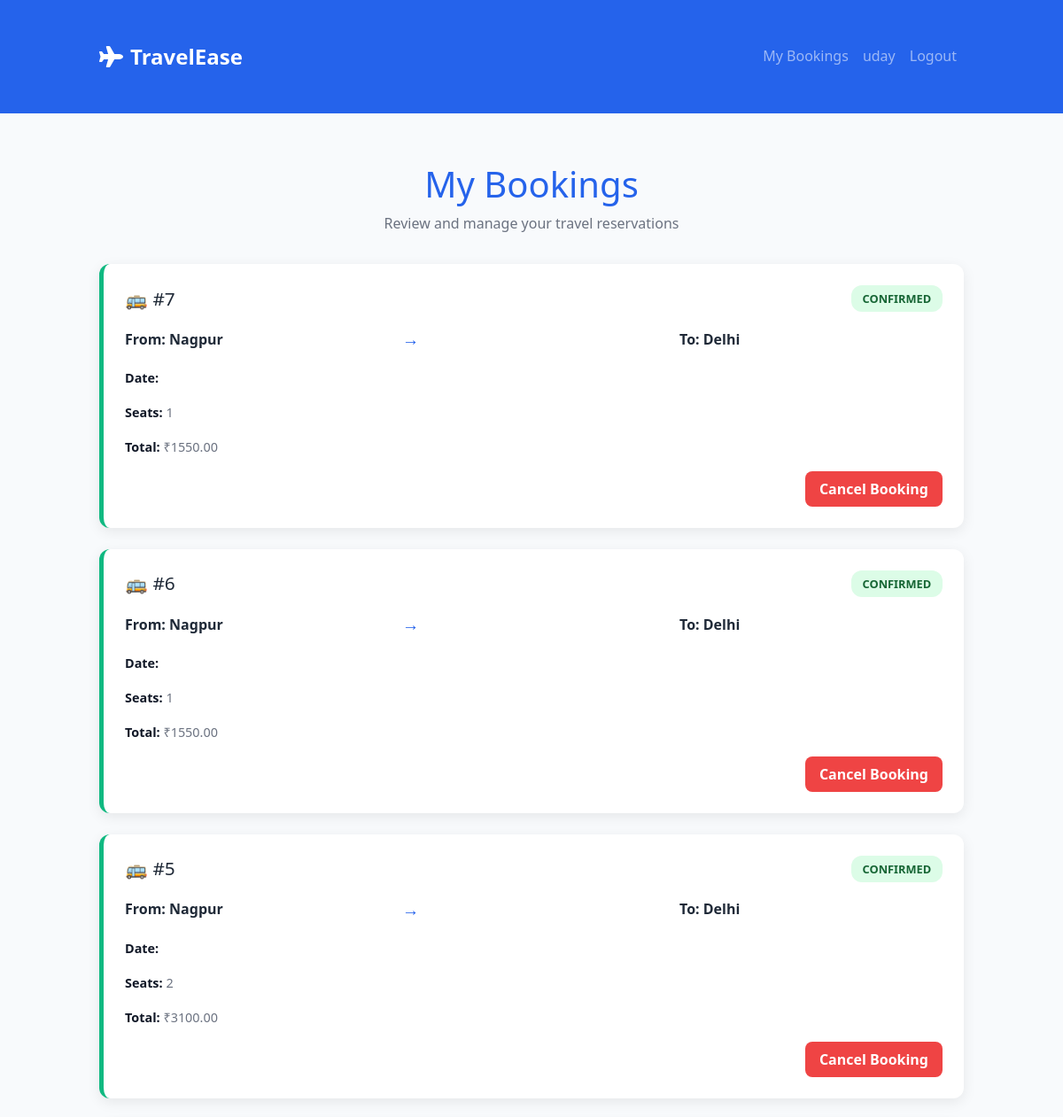
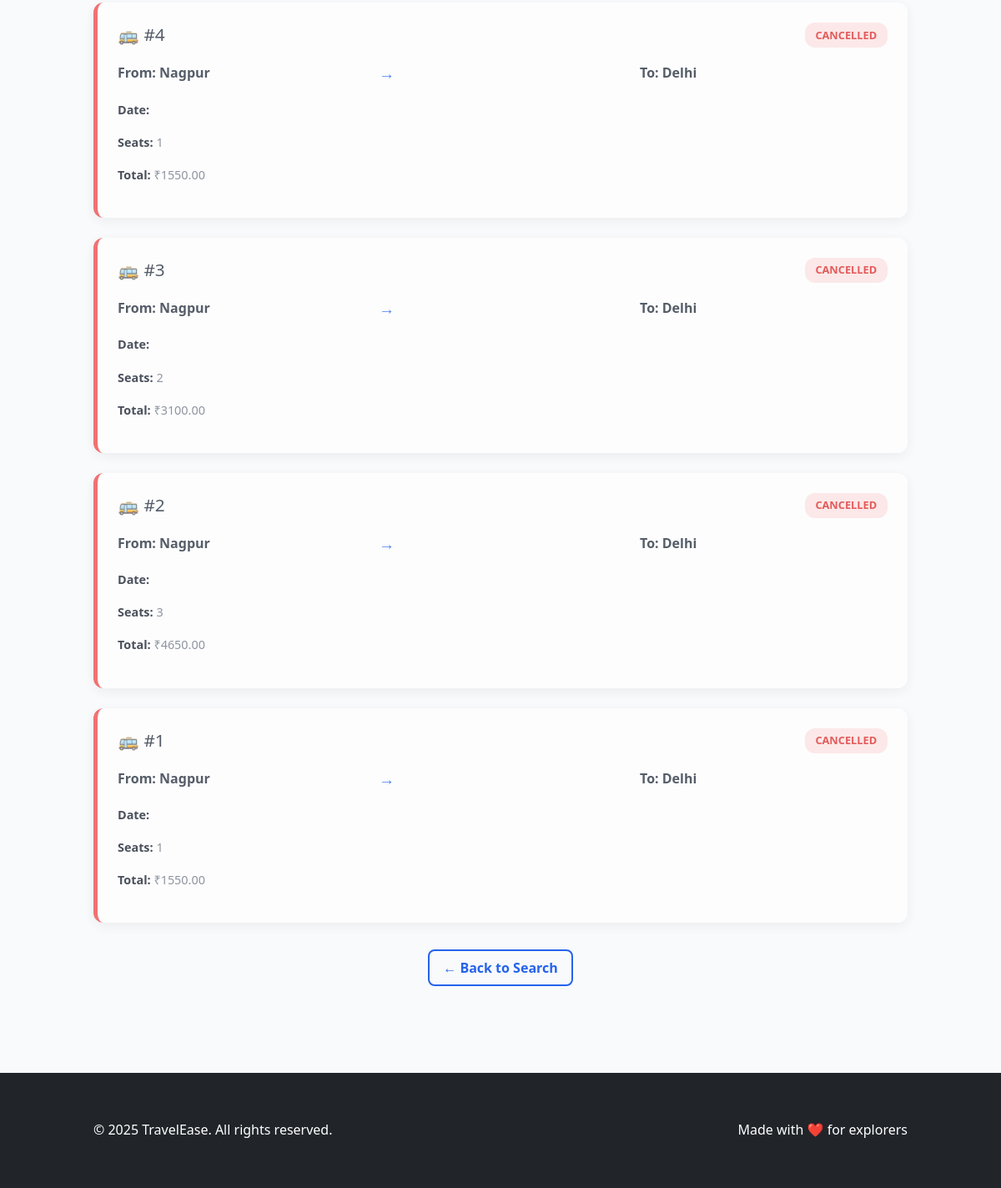
The app's page /bookings/my-bookings/ (signed in) with its own data (2 pictures, top to bottom).
### bookings/models.py (models this page shows, shortened)
class Booking(models.Model):
    STATUS_CHOICES = [
        ('confirmed', 'Confirmed'),
        ('cancelled', 'Cancelled'),
    ]
    user = models.ForeignKey(settings.AUTH_USER_MODEL, on_delete=models.CASCADE)
    travel = models.ForeignKey(TravelOption, on_delete=models.CASCADE)
    seats = models.PositiveIntegerField()
    total_price = models.DecimalField(max_digits=10, decimal_places=2)
    booking_date = models.DateTimeField(auto_now_add=True)
    status = models.CharField(max_length=10, choices=STATUS_CHOICES, default='confirmed')

class TravelOption(models.Model):
    TYPE_CHOICES = [
        ('flight', 'Flight'),
        ('train', 'Train'),
        ('bus', 'Bus'),
    ]
    travel_id = models.CharField(max_length=20, unique=True)
    type = models.CharField(max_length=6, choices=TYPE_CHOICES)
    source = models.CharField(max_length=100)
    destination = models.CharField(max_length=100)
    departure_datetime = models.DateTimeField()
    price = models.DecimalField(max_digits=8, decimal_places=2)
    available_seats = models.PositiveIntegerField()
    class Meta:
        ordering = ['departure_datetime']

### bookings/views.py (the view)
# urls.py: path('my-bookings/', views.MyBookingsView.as_view(), name='my_bookings'),
class MyBookingsView(LoginRequiredMixin, generic.ListView):
    model = Booking
    template_name = 'bookings/my_bookings.html'
    context_object_name = 'bookings'
    login_url = 'login'
    def get_queryset(self):
        return Booking.objects.filter(user=self.request.user).order_by('-booking_date')

### bookings/templates/bookings/my_bookings.html (shortened to what this page needs)
{% extends 'registration/base.html' %}
{% block content %}
<div class="container">
  <div class="header">
    <h1>My Bookings</h1>
    <p>Review and manage your travel reservations</p>
  </div>
  {% for booking in object_list %}
    <div class="booking-card {{ booking.status }}">
      <div class="booking-header">
        <h3>
          {% if booking.travel.travel_type == 'Flight' %}
            ✈️
          {% elif booking.travel.travel_type == 'Train' %}
            🚆
          {% else %}
            🚌
          {% endif %}
          {{ booking.travel.travel_type }} #{{ booking.pk }}
        </h3>
        <span class="status-badge {{ booking.status }}">
          {{ booking.status|title }}
        </span>
      </div>
      <div class="route">
        <span>From: {{ booking.travel.source }}</span>
        <span class="arrow">→</span>
        <span>To: {{ booking.travel.destination }}</span>
      </div>
      <div class="details">
        <p><strong>Date:</strong> {{ booking.travel.date_time|date:"M d, Y" }}</p>
        <p><strong>Seats:</strong> {{ booking.seats }}</p>
        <p><strong>Total:</strong> ₹{{ booking.total_price }}</p>
      </div>
      <div class="actions">
        {% if booking.status == 'confirmed' %}
          <form method="POST" action="{% url 'bookings:cancel_booking' booking.pk %}">
            <button type="submit" class="btn cancel">Cancel Booking</button>
          </form>
        {% endif %}
      </div>
    </div>
  {% empty %}
    <p>You have no bookings yet. <a href="{% url 'bookings:travel_list' %}" class="btn back">Browse Trips</a></p>
  {% endfor %}
  <div style="text-align:center; margin-top:2rem;">
    <a href="{% url 'bookings:travel_list' %}" class="btn back">← Back to Search</a>
  </div>
</div>
{% endblock %}

### bookings/templates/registration/base.html (shortened to what this page needs)
<!DOCTYPE html>
<html lang="en">
<head>
    <link href="https://cdn.jsdelivr.net/npm/bootstrap@5.3.0/dist/css/bootstrap.min.css" rel="stylesheet">
    <link href="https://cdnjs.cloudflare.com/ajax/libs/font-awesome/6.0.0/css/all.min.css" rel="stylesheet">
</head>
<body>
    {% if request.resolver_match.url_name != 'login' and request.resolver_match.url_name != 'register' %}
    <nav class="navbar navbar-expand-lg navbar-dark" style="background-color: var(--primary-color);">
        <div class="container">
            <a class="navbar-brand" href="{% url 'bookings:travel_list' %}">
                <i class="fas fa-plane me-2"></i>TravelEase
            </a>
            <div class="collapse navbar-collapse" id="navbarNav">
                <ul class="navbar-nav ms-auto">
                    {% if user.is_authenticated %}
                        <li class="nav-item">
                            <a class="nav-link" href="{% url 'bookings:my_bookings' %}">My Bookings</a>
                        </li>
                        <li class="nav-item">
                            <a class="nav-link" href="{% url 'profile' %}">{{ user.username }}</a>
                        </li>
                        <li class="nav-item">
                            <a class="nav-link" href="{% url 'logout' %}">Logout</a>
                        </li>
                    {% endif %}
                </ul>
            </div>
        </div>
    </nav>
{% endif %}
    <main class="py-4">
        {% block content %}{% endblock %}
    </main>
    <footer class="bg-dark text-white py-4 mt-5">
        <div class="container d-flex justify-content-between">
            <span>&copy; 2025 TravelEase. All rights reserved.</span>
            <span>Made with ❤️ for explorers</span>
        </div>
    </footer>
</body>
</html>

### records on screen
Booking: pk "7", status "CONFIRMED", travel.source "Nagpur", travel.destination "Delhi", seats "1", total_price "1550.00", shows "Cancel Booking"
Booking: pk "6", status "CONFIRMED", travel.source "Nagpur", travel.destination "Delhi", seats "1", total_price "1550.00", shows "Cancel Booking"
Booking: pk "5", status "CONFIRMED", travel.source "Nagpur", travel.destination "Delhi", seats "2", total_price "3100.00", shows "Cancel Booking"
Booking: pk "4", status "CANCELLED", travel.source "Nagpur", travel.destination "Delhi", seats "1", total_price "1550.00"
Booking: pk "3", status "CANCELLED", travel.source "Nagpur", travel.destination "Delhi", seats "2", total_price "3100.00"
Booking: pk "2", status "CANCELLED", travel.source "Nagpur", travel.destination "Delhi", seats "3", total_price "4650.00"
Booking: pk "1", status "CANCELLED", travel.source "Nagpur", travel.destination "Delhi", seats "1", total_price "1550.00"

### other values on screen
{{ user.username }} "uday"
